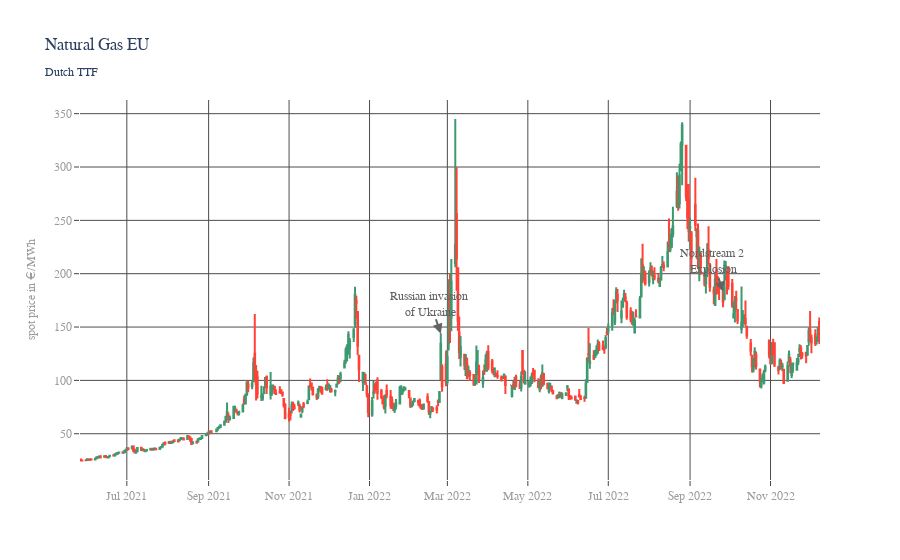

Notebook cell for this chart:
### Code cell
candlestick_chart(filename="ttf", y_axis_title="spot price in €/MWh", title="Natural Gas EU<br><sub>Dutch TTF</sub>")

### Figure 1 — Plotly figure (JSON) as saved in the notebook; plotly's stock layout.template omitted (floating-point values rounded to 4 significant figures; data arrays with more than 128 entries replaced by an {"elided": "..."} marker saying what was removed)
{"data": [{"close": {"elided": "399 float values"}, "high": {"elided": "399 float values"}, "low": {"elided": "399 float values"}, "open": {"elided": "399 float values"}, "type": "candlestick", "x": {"elided": "399 str values"}}], "layout": {"annotations": [{"align": "center", "arrowcolor": "#636363", "arrowhead": 2, "arrowsize": 1, "arrowwidth": 2, "font": {"color": "#636363", "family": "Courier New, monospace", "size": 12}, "showarrow": true, "text": "Russian invasion <br>of Ukraine", "x": "2022-02-24T00:00:00", "y": 134.3, "yshift": 10}, {"align": "center", "arrowcolor": "#636363", "arrowhead": 2, "arrowsize": 1, "arrowwidth": 2, "font": {"color": "#636363", "family": "Courier New, monospace", "size": 12}, "showarrow": true, "text": "Nordstream 2 <br>Explosion", "x": "2022-09-26T00:00:00", "y": 173.8, "yshift": 10}], "font": {"family": "Helvetica"}, "legend": {"font": {"size": 14}}, "paper_bgcolor": "rgba(0,0,0,0)", "plot_bgcolor": "rgba(0,0,0,0)", "title": {"text": "Natural Gas EU<br><sub>Dutch TTF</sub>"}, "xaxis": {"gridcolor": "#4c4c4c", "gridwidth": 1, "mirror": true, "rangeslider": {"visible": false}, "showline": true, "tickfont": {"color": "#9c9c9c", "family": "Helvetica", "size": 12}, "ticks": "outside", "title": {"font": {"color": "#9c9c9c", "size": 12}, "text": ""}}, "yaxis": {"gridcolor": "#4c4c4c", "gridwidth": 1, "mirror": true, "showline": true, "tickfont": {"color": "#9c9c9c", "family": "Helvetica", "size": 12}, "ticks": "outside", "title": {"font": {"color": "#9c9c9c", "size": 12}, "text": "spot price in €/MWh"}}}}
